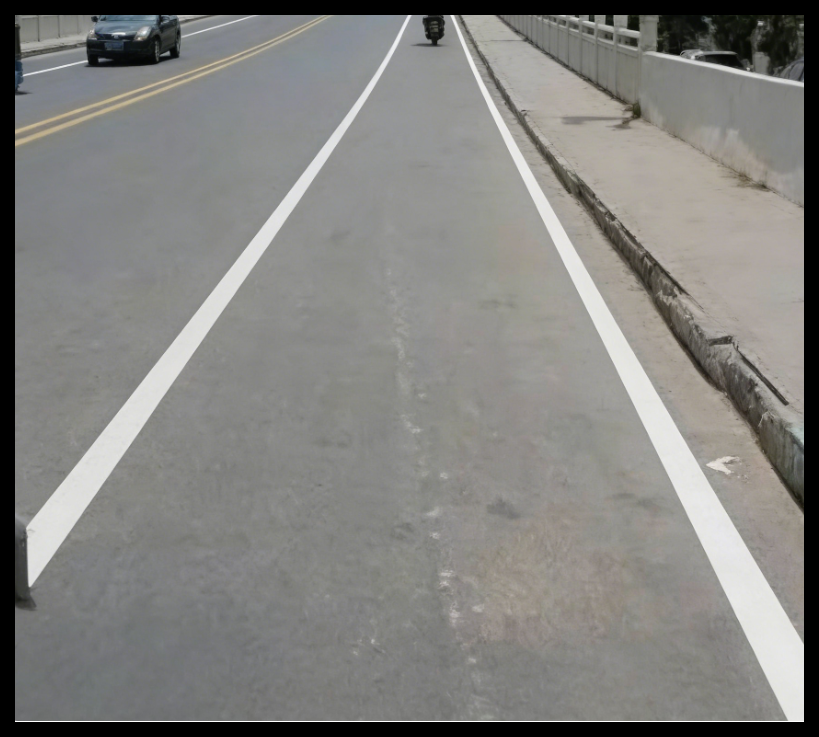
#> input picture 实验二/exp2.png, 819 x 737 px
$ python exp2.py
#> lines starting #> are read from the running program, lines starting #| are printed output that depends on the picture; after the words box and inside, x2 and y2 are one past the last pixel; in counts of white or black regions, pixels touching at a corner belong together
import cv2
import numpy as np
import matplotlib.pyplot as plt
import os

# 字体配置
plt.rcParams['font.sans-serif'] = ['SimHei', 'Microsoft YaHei']
plt.rcParams['axes.unicode_minus'] = False


# ===================== 1. 初始化文件夹 =====================
def init_experiment_folder(folder_name="实验二结果"):
    if not os.path.exists(folder_name):
        os.makedirs(folder_name)
        print(f"已创建文件夹：{folder_name}")
    return folder_name


# ===================== 2. ROI =====================
def apply_crop_equivalent_roi(img, crop_ratio=0.1):
    """
    用ROI掩码实现“裁剪四周”的等效效果
    crop_ratio：原裁剪比例（如0.1=四周各屏蔽10%）
    """
    h, w = img.shape[:2]
    # 计算ROI的边界
    top = int(h * crop_ratio)
    bottom = int(h * (1 - crop_ratio))
    left = int(w * crop_ratio)
    right = int(w * (1 - crop_ratio))

    # 创建全0掩码，仅中间区域置255（保留中间道路）
    mask = np.zeros_like(img)
    if len(img.shape) == 3:  # 彩色图
        mask[top:bottom, left:right, :] = 255
    else:  # 灰度/边缘图
        mask[top:bottom, left:right] = 255

    # 应用掩码：仅保留中间区域，四周置0
    img_roi = cv2.bitwise_and(img, mask)
    return img_roi


# ===================== 3. 预处理：只保留白线强边缘 =====================
def preprocess_for_hough(img_bgr):
    """仅做灰度+双边滤波+Canny"""
    img_gray = cv2.cvtColor(img_bgr, cv2.COLOR_BGR2GRAY)
    # 双边滤波：保留白线边缘，去除路面纹理干扰
    img_blur = cv2.bilateralFilter(img_gray, d=9, sigmaColor=75, sigmaSpace=75)
    # Canny边缘检测：提取白线
    img_canny = cv2.Canny(img_blur, threshold1=100, threshold2=200)
    return img_canny


# ===================== 4. 霍夫变换（ROI内检测白线，无区域限制） =====================
def hough_detect_white_lines(img_edges):
    """检测ROI处理后的白线"""
    lines = cv2.HoughLinesP(
        img_edges,
        rho=1,  # 极坐标步长
        theta=np.pi / 180,  # 角度步长
        threshold=30,  # 最小投票数
        minLineLength=120,  # 最小线长
        maxLineGap=15  # 合并零散线段
    )
    lines = lines if lines is not None else []
    return lines


# ===================== 5. 绘制绿色描边 =====================
def draw_green_lines(img_bgr, lines):
    """用绿色线条描出检测到的白线"""
    img_result = np.copy(img_bgr)
    for line in lines:
        x1, y1, x2, y2 = line[0]
        cv2.line(img_result, (x1, y1), (x2, y2), (0, 255, 0), thickness=18)
    return img_result


# ===================== 6. 结果图 =====================
def concat_images(img_original, img_result):
    h1, w1 = img_original.shape[:2]
    h2, w2 = img_result.shape[:2]
    if h1 != h2:
        img_result = cv2.resize(img_result, (int(w2 * h1 / h2), h1))
    return np.hstack((img_original, img_result))


# ===================== 7. 主函数（等效ROI+纯霍夫变换） =====================
def lane_detection_roi_instead_crop(img_path):
#> called with img_path = 'exp2.png'
    exp_folder = init_experiment_folder()

    # 1. 读取原始图像
    img_bgr = cv2.imread(img_path)
#> img_bgr is the input picture: shape (737, 819, 3); mean B, G, R 127.9, 130.9, 131.6
    if img_bgr is None:
        raise ValueError(f"图像路径错误：{img_path}")

    # 2. 预处理（原始图）
    img_canny = preprocess_for_hough(img_bgr)
#> in preprocess_for_hough, `img_canny = cv2.Canny(img_blur, threshold1=100, threshold2=200)`:
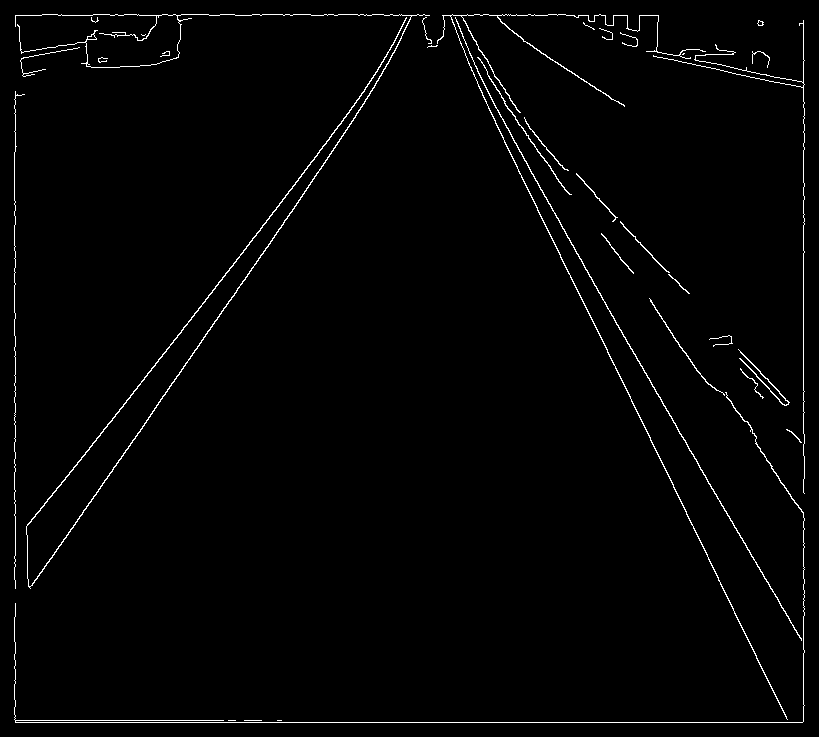
#> img_canny: shape (737, 819); 1.6% white in thin lines or dots
    plt.figure(figsize=(img_canny.shape[1] / 100, img_canny.shape[0] / 100), dpi=100)  # 匹配原图尺寸
    plt.imshow(img_canny, cmap='gray')  # 以灰度模式显示
    plt.axis('off')  # 关闭坐标轴
    # 保存：bbox_inches='tight'去除白边，pad_inches=0避免留白
    plt.savefig(os.path.join(exp_folder, "Canny边缘检测结果.jpg"),
                bbox_inches='tight', pad_inches=0, dpi=100)
    plt.close()  # 关闭画布

    # 3. 等效ROI（替换裁剪，屏蔽四周10%，保留中间道路）
    img_canny_roi = apply_crop_equivalent_roi(img_canny, crop_ratio=0.1)
#> in apply_crop_equivalent_roi, `img_roi = cv2.bitwise_and(img, mask)`:
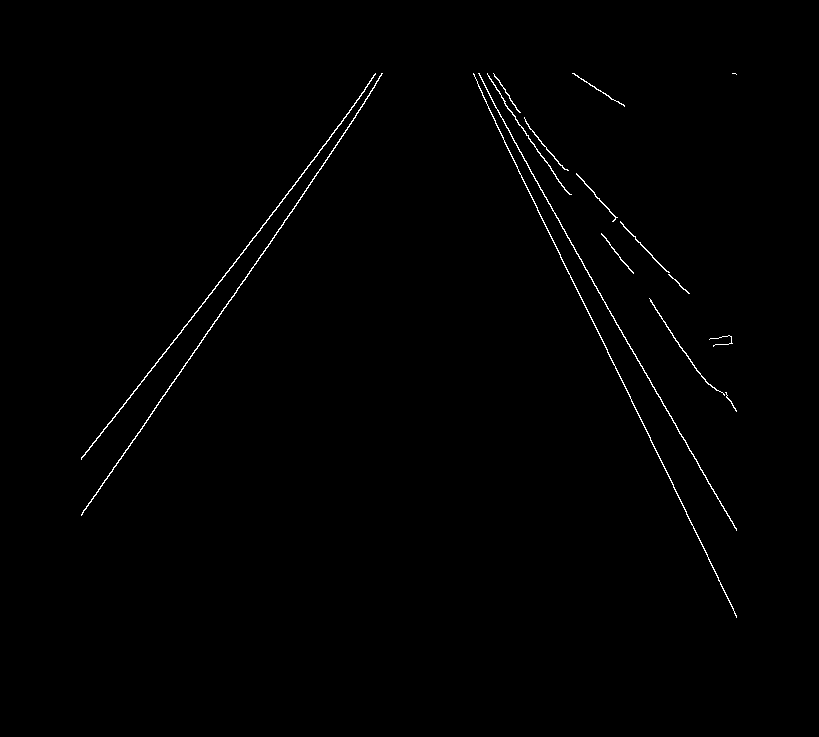
#> img_roi: shape (737, 819); 0.65% white in thin lines or dots, all inside (x1, y1, x2, y2) = (81, 73, 737, 618)

    # 4. 纯霍夫变换检测白线（仅ROI区域有效）
    lines = hough_detect_white_lines(img_canny_roi)
#> in hough_detect_white_lines, `lines = cv2.HoughLinesP( img_edges, rho=1,`: lines = [[478, 86, 736, 616], [81, 459, 276, 209], [584, 267, 734, 527], [148, 417, 304, 193], [82, 512, 270, 243], [540, 189, 736, 530], [205, 334, 333, 150], [81, 457, 293, 186], [587, 309, 718, 577]]

    # 5. 绘制绿色描边（在原始尺寸图上）
    img_lane = draw_green_lines(img_bgr, lines)
#> the loop in draw_green_lines, `for line in lines:` made 9 passes
#> after the loop in draw_green_lines, `for line in lines:`:
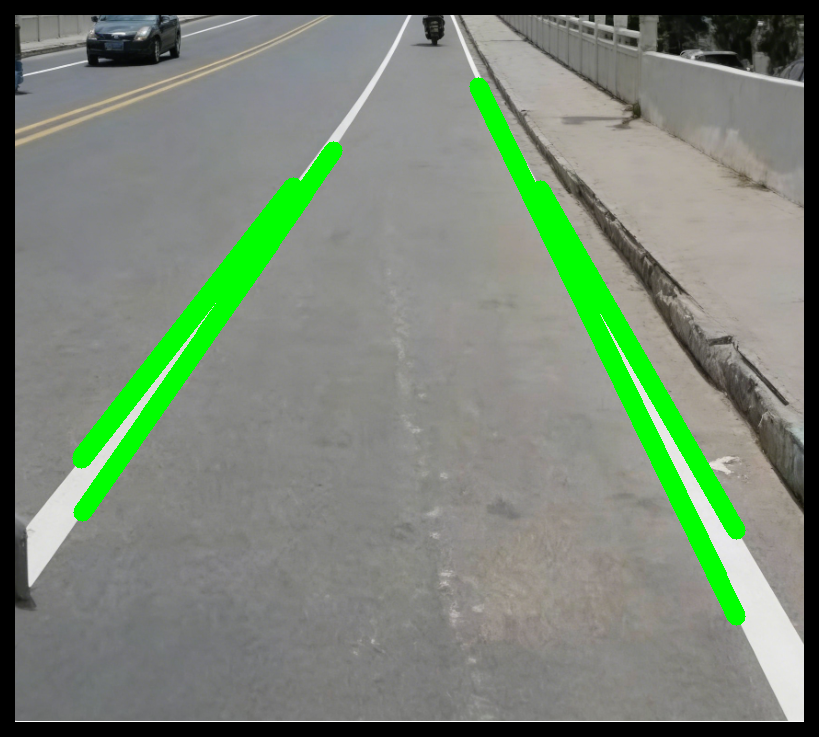
#> img_result: shape (737, 819, 3); 5.66% of pixels changed, all inside (x1, y1, x2, y2) = (72, 77, 746, 626)

    # 6. 拼接原始图+检测结果图（尺寸不变）
    img_concat = concat_images(img_bgr, img_lane)
#> in concat_images, `return np.hstack((img_original, img_result))`:
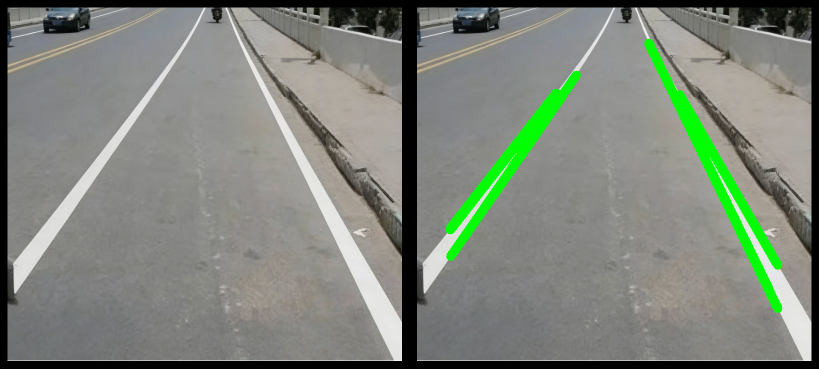
#> returned value: shape (737, 1638, 3) (shown at 1/2 size); mean of channels 0, 1, 2 122.7, 132.8, 126.3; drawn as B, G, R


    # 7. 可视化汇总
    plt.figure(figsize=(18, 8))
    plt.subplot(1, 2, 1)
    plt.imshow(cv2.cvtColor(img_bgr, cv2.COLOR_BGR2RGB))
    plt.title("原始图")
    plt.axis("off")
    plt.subplot(1, 2, 2)
    plt.imshow(cv2.cvtColor(img_lane, cv2.COLOR_BGR2RGB))
    plt.title("ROI+霍夫变换+绿色描边结果")
    plt.axis("off")
    plt.tight_layout()
    plt.savefig(os.path.join(exp_folder, "实验二总结果图.jpg"), dpi=150)
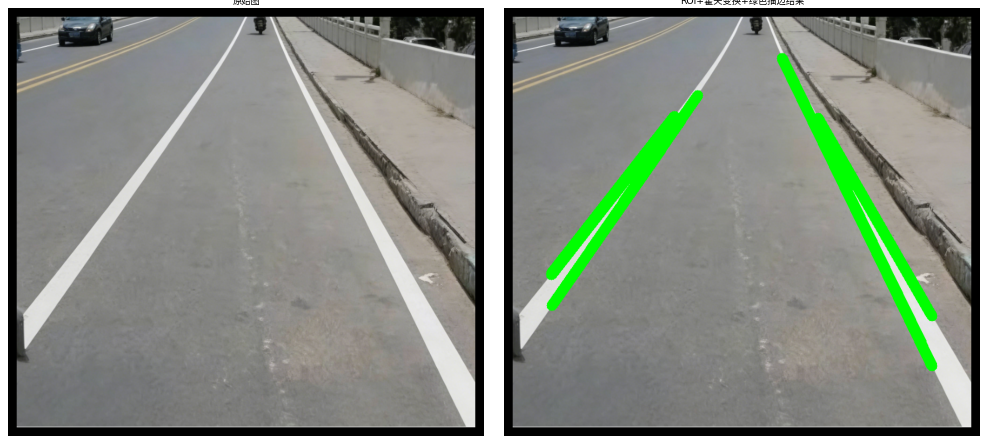
#> figure drawn by matplotlib, 2 panels
    plt.close()

    # 结果汇总
    print(f"检测完成！")
    print(f"结果保存至：{exp_folder}")


# ===================== 运行入口 =====================
if __name__ == "__main__":
    # ********** 替换成你图片的本地绝对路径 **********
    IMAGE_PATH = "exp2.png"  # 例："C:/Users/xxx/Desktop/road.png"
    # 执行等效ROI+霍夫变换检测
    lane_detection_roi_instead_crop(IMAGE_PATH)
